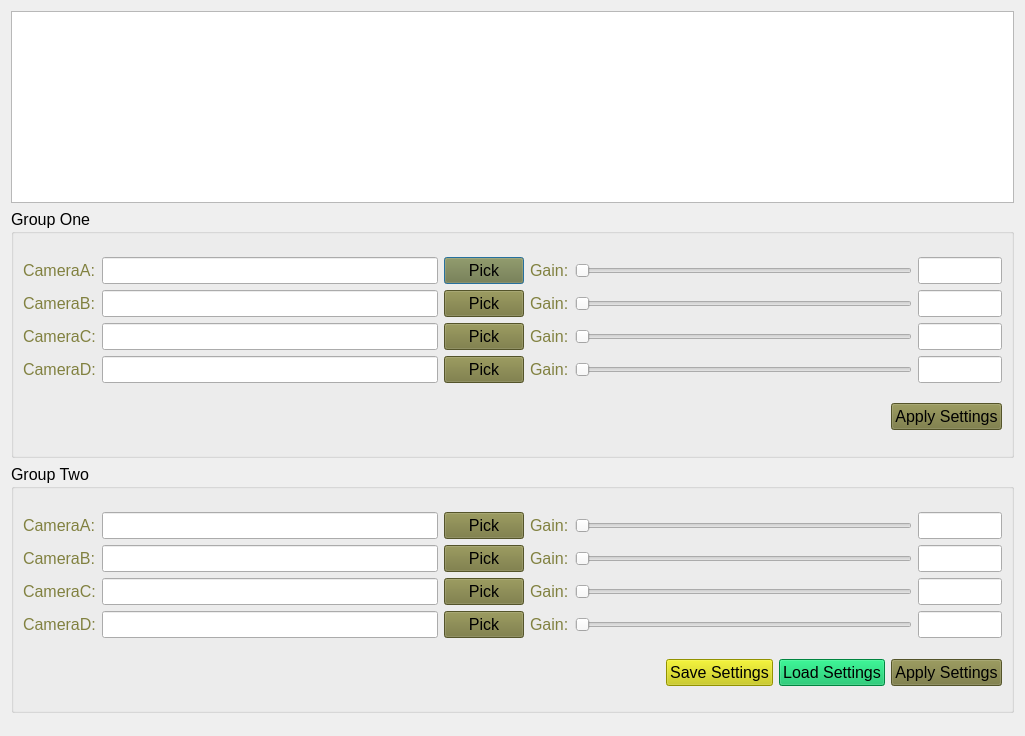
<?xml version="1.0" encoding="UTF-8"?>
<ui version="4.0">
 <class>GrascaleTunerDia</class>
 <widget class="QDialog" name="GrascaleTunerDia">
  <property name="geometry">
   <rect>
    <x>0</x>
    <y>0</y>
    <width>1025</width>
    <height>736</height>
   </rect>
  </property>
  <property name="sizePolicy">
   <sizepolicy hsizetype="Expanding" vsizetype="Fixed">
    <horstretch>0</horstretch>
    <verstretch>0</verstretch>
   </sizepolicy>
  </property>
  <property name="font">
   <font>
    <pointsize>12</pointsize>
   </font>
  </property>
  <property name="windowTitle">
   <string>Dialog</string>
  </property>
  <layout class="QVBoxLayout" name="verticalLayout_4">
   <item>
    <widget class="QTextEdit" name="m_logger">
     <property name="sizePolicy">
      <sizepolicy hsizetype="Expanding" vsizetype="Fixed">
       <horstretch>0</horstretch>
       <verstretch>0</verstretch>
      </sizepolicy>
     </property>
     <property name="font">
      <font>
       <pointsize>12</pointsize>
      </font>
     </property>
    </widget>
   </item>
   <item>
    <widget class="QGroupBox" name="groupBox">
     <property name="font">
      <font>
       <pointsize>12</pointsize>
      </font>
     </property>
     <property name="title">
      <string>Group One</string>
     </property>
     <layout class="QVBoxLayout" name="verticalLayout">
      <item>
       <layout class="QGridLayout" name="gridLayout" columnstretch="0,4,0,0,4,1">
        <item row="0" column="0">
         <widget class="QLabel" name="label">
          <property name="styleSheet">
           <string notr="true">color: rgb(129, 129, 64);
font: 12pt &quot;Arial&quot;;</string>
          </property>
          <property name="text">
           <string>CameraA:</string>
          </property>
         </widget>
        </item>
        <item row="0" column="1">
         <widget class="QLineEdit" name="m_G1CamAfft"/>
        </item>
        <item row="0" column="2">
         <widget class="QPushButton" name="m_G1CamAfftBtn">
          <property name="styleSheet">
           <string notr="true">background-color: rgb(118, 118, 59);
font: 12pt &quot;Arial&quot;;
color: rgb(0, 0, 0);</string>
          </property>
          <property name="text">
           <string>Pick</string>
          </property>
         </widget>
        </item>
        <item row="0" column="3">
         <widget class="QLabel" name="label_5">
          <property name="styleSheet">
           <string notr="true">color: rgb(129, 129, 64);
font: 12pt &quot;Arial&quot;;</string>
          </property>
          <property name="text">
           <string>Gain:</string>
          </property>
         </widget>
        </item>
        <item row="0" column="4">
         <widget class="QSlider" name="m_G1CamASlider">
          <property name="orientation">
           <enum>Qt::Horizontal</enum>
          </property>
         </widget>
        </item>
        <item row="0" column="5">
         <widget class="QLineEdit" name="m_G1CamAGainVal">
          <property name="sizePolicy">
           <sizepolicy hsizetype="Preferred" vsizetype="Fixed">
            <horstretch>0</horstretch>
            <verstretch>0</verstretch>
           </sizepolicy>
          </property>
         </widget>
        </item>
        <item row="1" column="0">
         <widget class="QLabel" name="label_2">
          <property name="styleSheet">
           <string notr="true">color: rgb(129, 129, 64);
font: 12pt &quot;Arial&quot;;</string>
          </property>
          <property name="text">
           <string>CameraB:</string>
          </property>
         </widget>
        </item>
        <item row="1" column="1">
         <widget class="QLineEdit" name="m_G1CamBfft"/>
        </item>
        <item row="1" column="2">
         <widget class="QPushButton" name="m_G1CamBfftBtn">
          <property name="styleSheet">
           <string notr="true">background-color: rgb(118, 118, 59);
font: 12pt &quot;Arial&quot;;
color: rgb(0, 0, 0);</string>
          </property>
          <property name="text">
           <string>Pick</string>
          </property>
         </widget>
        </item>
        <item row="1" column="3">
         <widget class="QLabel" name="label_6">
          <property name="styleSheet">
           <string notr="true">color: rgb(129, 129, 64);
font: 12pt &quot;Arial&quot;;</string>
          </property>
          <property name="text">
           <string>Gain:</string>
          </property>
         </widget>
        </item>
        <item row="1" column="4">
         <widget class="QSlider" name="m_G1CamBSlider">
          <property name="orientation">
           <enum>Qt::Horizontal</enum>
          </property>
         </widget>
        </item>
        <item row="1" column="5">
         <widget class="QLineEdit" name="m_G1CamBGainVal">
          <property name="sizePolicy">
           <sizepolicy hsizetype="Preferred" vsizetype="Fixed">
            <horstretch>0</horstretch>
            <verstretch>0</verstretch>
           </sizepolicy>
          </property>
         </widget>
        </item>
        <item row="2" column="0">
         <widget class="QLabel" name="label_3">
          <property name="styleSheet">
           <string notr="true">color: rgb(129, 129, 64);
font: 12pt &quot;Arial&quot;;</string>
          </property>
          <property name="text">
           <string>CameraC:</string>
          </property>
         </widget>
        </item>
        <item row="2" column="1">
         <widget class="QLineEdit" name="m_G1CamCfft"/>
        </item>
        <item row="2" column="2">
         <widget class="QPushButton" name="m_G1CamCfftBtn">
          <property name="styleSheet">
           <string notr="true">background-color: rgb(118, 118, 59);
font: 12pt &quot;Arial&quot;;
color: rgb(0, 0, 0);</string>
          </property>
          <property name="text">
           <string>Pick</string>
          </property>
         </widget>
        </item>
        <item row="2" column="3">
         <widget class="QLabel" name="label_7">
          <property name="styleSheet">
           <string notr="true">color: rgb(129, 129, 64);
font: 12pt &quot;Arial&quot;;</string>
          </property>
          <property name="text">
           <string>Gain:</string>
          </property>
         </widget>
        </item>
        <item row="2" column="4">
         <widget class="QSlider" name="m_G1CamCSlider">
          <property name="orientation">
           <enum>Qt::Horizontal</enum>
          </property>
         </widget>
        </item>
        <item row="2" column="5">
         <widget class="QLineEdit" name="m_G1CamCGainVal">
          <property name="sizePolicy">
           <sizepolicy hsizetype="Preferred" vsizetype="Fixed">
            <horstretch>0</horstretch>
            <verstretch>0</verstretch>
           </sizepolicy>
          </property>
         </widget>
        </item>
        <item row="3" column="0">
         <widget class="QLabel" name="label_4">
          <property name="styleSheet">
           <string notr="true">color: rgb(129, 129, 64);
font: 12pt &quot;Arial&quot;;</string>
          </property>
          <property name="text">
           <string>CameraD:</string>
          </property>
         </widget>
        </item>
        <item row="3" column="1">
         <widget class="QLineEdit" name="m_G1CamDfft"/>
        </item>
        <item row="3" column="2">
         <widget class="QPushButton" name="m_G1CamDfftBtn">
          <property name="styleSheet">
           <string notr="true">background-color: rgb(118, 118, 59);
font: 12pt &quot;Arial&quot;;
color: rgb(0, 0, 0);</string>
          </property>
          <property name="text">
           <string>Pick</string>
          </property>
         </widget>
        </item>
        <item row="3" column="3">
         <widget class="QLabel" name="label_8">
          <property name="styleSheet">
           <string notr="true">color: rgb(129, 129, 64);
font: 12pt &quot;Arial&quot;;</string>
          </property>
          <property name="text">
           <string>Gain:</string>
          </property>
         </widget>
        </item>
        <item row="3" column="4">
         <widget class="QSlider" name="m_G1CamDSlider">
          <property name="orientation">
           <enum>Qt::Horizontal</enum>
          </property>
         </widget>
        </item>
        <item row="3" column="5">
         <widget class="QLineEdit" name="m_G1CamDGainVal">
          <property name="sizePolicy">
           <sizepolicy hsizetype="Preferred" vsizetype="Fixed">
            <horstretch>0</horstretch>
            <verstretch>0</verstretch>
           </sizepolicy>
          </property>
         </widget>
        </item>
       </layout>
      </item>
      <item>
       <layout class="QHBoxLayout" name="horizontalLayout_9">
        <item>
         <spacer name="horizontalSpacer">
          <property name="orientation">
           <enum>Qt::Horizontal</enum>
          </property>
          <property name="sizeHint" stdset="0">
           <size>
            <width>858</width>
            <height>20</height>
           </size>
          </property>
         </spacer>
        </item>
        <item>
         <widget class="QPushButton" name="m_G1ApplyBtn">
          <property name="styleSheet">
           <string notr="true">background-color: rgb(118, 118, 59);
font: 12pt &quot;Arial&quot;;
color: rgb(0, 0, 0);</string>
          </property>
          <property name="text">
           <string>Apply Settings</string>
          </property>
         </widget>
        </item>
       </layout>
      </item>
     </layout>
    </widget>
   </item>
   <item>
    <widget class="QGroupBox" name="groupBox_2">
     <property name="sizePolicy">
      <sizepolicy hsizetype="Preferred" vsizetype="Preferred">
       <horstretch>0</horstretch>
       <verstretch>0</verstretch>
      </sizepolicy>
     </property>
     <property name="font">
      <font>
       <pointsize>12</pointsize>
      </font>
     </property>
     <property name="title">
      <string>Group Two</string>
     </property>
     <layout class="QVBoxLayout" name="verticalLayout_3">
      <item>
       <layout class="QGridLayout" name="gridLayout_2" columnstretch="0,4,0,0,4,1">
        <item row="0" column="0">
         <widget class="QLabel" name="label_17">
          <property name="styleSheet">
           <string notr="true">color: rgb(129, 129, 64);
font: 12pt &quot;Arial&quot;;</string>
          </property>
          <property name="text">
           <string>CameraA:</string>
          </property>
         </widget>
        </item>
        <item row="0" column="1">
         <widget class="QLineEdit" name="m_G2CamAfft"/>
        </item>
        <item row="0" column="2">
         <widget class="QPushButton" name="m_G2CamAfftBtn">
          <property name="styleSheet">
           <string notr="true">background-color: rgb(118, 118, 59);
font: 12pt &quot;Arial&quot;;
color: rgb(0, 0, 0);</string>
          </property>
          <property name="text">
           <string>Pick</string>
          </property>
         </widget>
        </item>
        <item row="0" column="3">
         <widget class="QLabel" name="label_18">
          <property name="styleSheet">
           <string notr="true">color: rgb(129, 129, 64);
font: 12pt &quot;Arial&quot;;</string>
          </property>
          <property name="text">
           <string>Gain:</string>
          </property>
         </widget>
        </item>
        <item row="0" column="4">
         <widget class="QSlider" name="m_G2CamASlider">
          <property name="orientation">
           <enum>Qt::Horizontal</enum>
          </property>
         </widget>
        </item>
        <item row="0" column="5">
         <widget class="QLineEdit" name="m_G2CamAGainVal">
          <property name="sizePolicy">
           <sizepolicy hsizetype="Preferred" vsizetype="Fixed">
            <horstretch>0</horstretch>
            <verstretch>0</verstretch>
           </sizepolicy>
          </property>
         </widget>
        </item>
        <item row="1" column="0">
         <widget class="QLabel" name="label_19">
          <property name="styleSheet">
           <string notr="true">color: rgb(129, 129, 64);
font: 12pt &quot;Arial&quot;;</string>
          </property>
          <property name="text">
           <string>CameraB:</string>
          </property>
         </widget>
        </item>
        <item row="1" column="1">
         <widget class="QLineEdit" name="m_G2CamBfft"/>
        </item>
        <item row="1" column="2">
         <widget class="QPushButton" name="m_G2CamBfftBtn">
          <property name="styleSheet">
           <string notr="true">background-color: rgb(118, 118, 59);
font: 12pt &quot;Arial&quot;;
color: rgb(0, 0, 0);</string>
          </property>
          <property name="text">
           <string>Pick</string>
          </property>
         </widget>
        </item>
        <item row="1" column="3">
         <widget class="QLabel" name="label_20">
          <property name="styleSheet">
           <string notr="true">color: rgb(129, 129, 64);
font: 12pt &quot;Arial&quot;;</string>
          </property>
          <property name="text">
           <string>Gain:</string>
          </property>
         </widget>
        </item>
        <item row="1" column="4">
         <widget class="QSlider" name="m_G2CamBSlider">
          <property name="orientation">
           <enum>Qt::Horizontal</enum>
          </property>
         </widget>
        </item>
        <item row="1" column="5">
         <widget class="QLineEdit" name="m_G2CamBGainVal">
          <property name="sizePolicy">
           <sizepolicy hsizetype="Preferred" vsizetype="Fixed">
            <horstretch>0</horstretch>
            <verstretch>0</verstretch>
           </sizepolicy>
          </property>
         </widget>
        </item>
        <item row="2" column="0">
         <widget class="QLabel" name="label_21">
          <property name="styleSheet">
           <string notr="true">color: rgb(129, 129, 64);
font: 12pt &quot;Arial&quot;;</string>
          </property>
          <property name="text">
           <string>CameraC:</string>
          </property>
         </widget>
        </item>
        <item row="2" column="1">
         <widget class="QLineEdit" name="m_G2CamCfft"/>
        </item>
        <item row="2" column="2">
         <widget class="QPushButton" name="m_G2CamCfftBtn">
          <property name="styleSheet">
           <string notr="true">background-color: rgb(118, 118, 59);
font: 12pt &quot;Arial&quot;;
color: rgb(0, 0, 0);</string>
          </property>
          <property name="text">
           <string>Pick</string>
          </property>
         </widget>
        </item>
        <item row="2" column="3">
         <widget class="QLabel" name="label_22">
          <property name="styleSheet">
           <string notr="true">color: rgb(129, 129, 64);
font: 12pt &quot;Arial&quot;;</string>
          </property>
          <property name="text">
           <string>Gain:</string>
          </property>
         </widget>
        </item>
        <item row="2" column="4">
         <widget class="QSlider" name="m_G2CamCSlider">
          <property name="orientation">
           <enum>Qt::Horizontal</enum>
          </property>
         </widget>
        </item>
        <item row="2" column="5">
         <widget class="QLineEdit" name="m_G2CamCGainVal">
          <property name="sizePolicy">
           <sizepolicy hsizetype="Preferred" vsizetype="Fixed">
            <horstretch>0</horstretch>
            <verstretch>0</verstretch>
           </sizepolicy>
          </property>
         </widget>
        </item>
        <item row="3" column="0">
         <widget class="QLabel" name="label_23">
          <property name="styleSheet">
           <string notr="true">color: rgb(129, 129, 64);
font: 12pt &quot;Arial&quot;;</string>
          </property>
          <property name="text">
           <string>CameraD:</string>
          </property>
         </widget>
        </item>
        <item row="3" column="1">
         <widget class="QLineEdit" name="m_G2CamDfft"/>
        </item>
        <item row="3" column="2">
         <widget class="QPushButton" name="m_G2CamDfftBtn">
          <property name="styleSheet">
           <string notr="true">background-color: rgb(118, 118, 59);
font: 12pt &quot;Arial&quot;;
color: rgb(0, 0, 0);</string>
          </property>
          <property name="text">
           <string>Pick</string>
          </property>
         </widget>
        </item>
        <item row="3" column="3">
         <widget class="QLabel" name="label_24">
          <property name="styleSheet">
           <string notr="true">color: rgb(129, 129, 64);
font: 12pt &quot;Arial&quot;;</string>
          </property>
          <property name="text">
           <string>Gain:</string>
          </property>
         </widget>
        </item>
        <item row="3" column="4">
         <widget class="QSlider" name="m_G2CamDSlider">
          <property name="orientation">
           <enum>Qt::Horizontal</enum>
          </property>
         </widget>
        </item>
        <item row="3" column="5">
         <widget class="QLineEdit" name="m_G2CamDGainVal">
          <property name="sizePolicy">
           <sizepolicy hsizetype="Preferred" vsizetype="Fixed">
            <horstretch>0</horstretch>
            <verstretch>0</verstretch>
           </sizepolicy>
          </property>
         </widget>
        </item>
       </layout>
      </item>
      <item>
       <layout class="QHBoxLayout" name="horizontalLayout">
        <item>
         <spacer name="horizontalSpacer_3">
          <property name="orientation">
           <enum>Qt::Horizontal</enum>
          </property>
          <property name="sizeHint" stdset="0">
           <size>
            <width>548</width>
            <height>29</height>
           </size>
          </property>
         </spacer>
        </item>
        <item>
         <widget class="QPushButton" name="m_SaveSettingsBtn">
          <property name="styleSheet">
           <string notr="true">font: 12pt &quot;Arial&quot;;
background-color: rgb(204, 204, 0);
color: rgb(0, 0, 0);</string>
          </property>
          <property name="text">
           <string>Save Settings</string>
          </property>
         </widget>
        </item>
        <item>
         <widget class="QPushButton" name="m_LoadSettingsBtn">
          <property name="styleSheet">
           <string notr="true">font: 12pt &quot;Arial&quot;;
background-color: rgb(0, 186, 90);
color: rgb(0, 0, 0);</string>
          </property>
          <property name="text">
           <string>Load Settings</string>
          </property>
         </widget>
        </item>
        <item>
         <widget class="QPushButton" name="m_G2ApplyBtn">
          <property name="styleSheet">
           <string notr="true">background-color: rgb(118, 118, 59);
font: 12pt &quot;Arial&quot;;
color: rgb(0, 0, 0);</string>
          </property>
          <property name="text">
           <string>Apply Settings</string>
          </property>
         </widget>
        </item>
       </layout>
      </item>
     </layout>
    </widget>
   </item>
   <item>
    <spacer name="verticalSpacer">
     <property name="orientation">
      <enum>Qt::Vertical</enum>
     </property>
     <property name="sizeType">
      <enum>QSizePolicy::Maximum</enum>
     </property>
     <property name="sizeHint" stdset="0">
      <size>
       <width>20</width>
       <height>12</height>
      </size>
     </property>
    </spacer>
   </item>
  </layout>
 </widget>
 <resources/>
 <connections/>
</ui>
